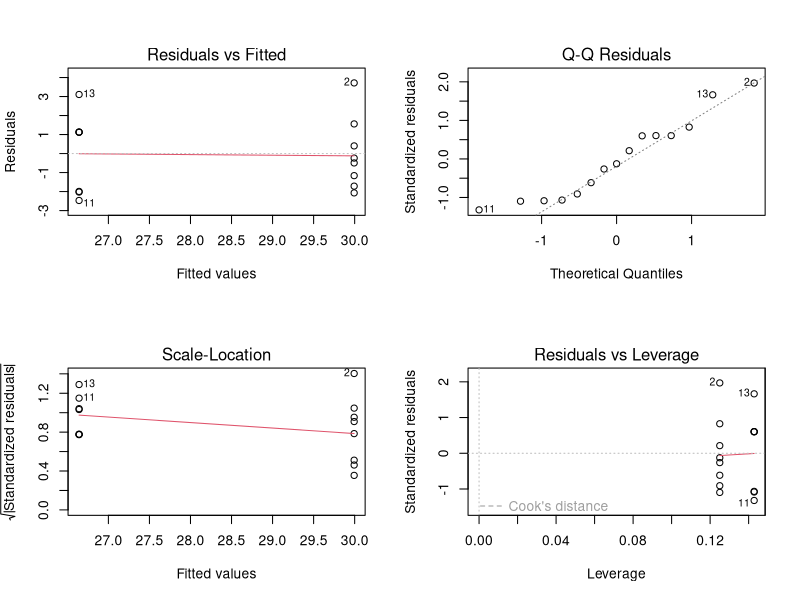
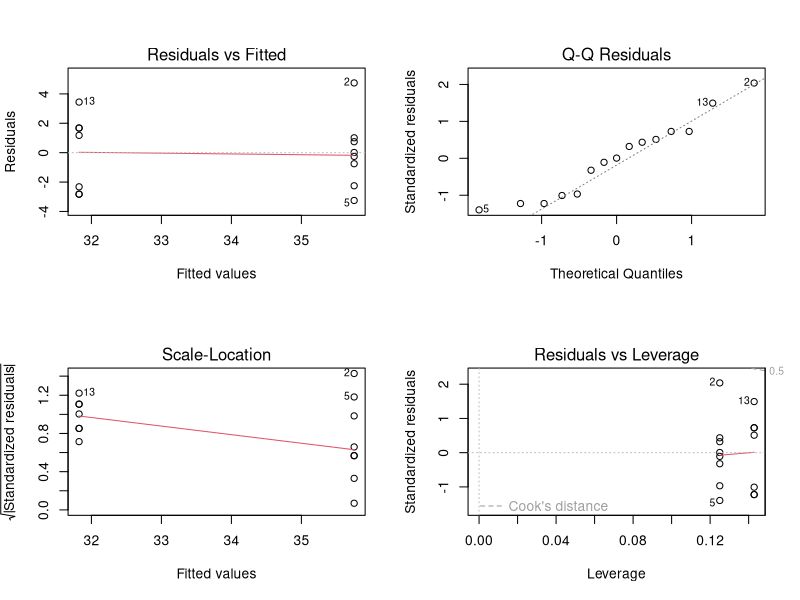

Source code (R) for these figures, in order: (Note: this script raises an error after producing the figures.)
# 1: Analysis and visualization of temperature and humidity data


## First load packages of interest

pkgs <- c("tidyverse")
lapply(pkgs, install.packages, character.only = TRUE)
lapply(pkgs, library, character.only = TRUE)

# define standard error function for eventual plotting
se <- function(x){
  sd(x)/sqrt(length(x))
}

# First, read in dataframes and calculate the time since/until summer solstice 
# for each measurement in each hemisphere

bc <- read_csv("./raw_data/temperature_BP_200609.csv") %>% 
  mutate(site = "BP") %>% 
  mutate(date_ibutton = as.Date(date_ibutton, format = "%m/%d/%Y")) %>% 
  # here, we calculate dss as the 'days since solstice', in N. America, June 21
  mutate(dss = difftime(date_ibutton, "2006-06-21", units = "days")) %>% 
  na.omit()

arg <- read_csv("./raw_data/temperature_PA_200603.csv") %>% 
  mutate(site = "PA") %>% 
  # and in the southern hemisphere, solstice is instead Sept. 21
  mutate(dss = difftime(date_ibutton, "2009-12-21", units = "days"))

# join data from the two locations before starting calculations and write data to csv
temperature_clean <- bc %>% 
  full_join(arg)
#write_csv(temperature_clean, "./clean_data/temperature_clean.csv")

# calculate the average daily maximum temperature

temp <- read_csv("./clean_data/temperature_clean.csv")

adm <- temp %>% 
  group_by(site, dss, number) %>% 
  summarize(dm = max(temp, na.rm = TRUE)) %>% 
  group_by(site, number) %>% 
  summarize(adm = mean(dm))

# we primarily care about modeling the average daily maximum between sites,
# not trends through time, so a simple linear model will do

lm.adm <- lm(adm ~ site, data = adm)

par(mfrow=c(2,2))

plot(lm.adm)

# inspecting the diagnostic plots, residuals look fairly good
# there may be a bit more variability in temperature at one of the sites
# some non-normality is present from the Q-Q plot, but at acceptable levels

summary(lm.adm)
anova(lm.adm)

# according to statistical tests, site explains 40% of the error in these data

# now for the upper 99th percentile of temperature

nnpercentile <- temp %>% 
  group_by(site, number) %>% 
  summarize(nnquant = quantile(temp , prob = 0.99))

lm.nnquant <- lm(nnquant ~ site, data = nnpercentile)

plot(lm.nnquant)
summary(lm.nnquant)
anova(lm.nnquant)

# Now for humidity data

# read in environmental data for BC and isolate only monthly humidity data
bc_hum <-  read_csv("./raw_data/humidity_BP.csv") %>% 
  group_by(year, month) %>% 
  summarize(humidity = mean(humidity, na.rm=TRUE)) %>% 
  na.omit() %>% 
  # only have data from Jan 2015-May 2020 for Nuevo Gulf, so filter out other BC data
  filter(year < 2020)

# read in data for Argentina
arg_hum <- read_csv("./raw_data/humidity_PA.csv") %>%
  filter(year >= 2015 & year < 2020)

# join together and write combined clean dataframe
hum <- bc_hum %>% 
  full_join(arg_hum)
#write_csv(hum, "./clean_data/humidity_clean.csv")

# model humidity between sites since we only really care about the overall mean conditions
lm.hum <- lm(humidity ~ site, data = hum)

plot(lm.hum)

# model meets assumptions - no glaring violations of heterogeneity or normality

summary(lm.hum)
anova(lm.hum)

# site explains 91% of variance in humidity data

# and finally, the code for creating figures

# first, code for the ribbon plot of average daily maximum temperature through time
temp_time_fig <- read_csv("./clean_data/temperature_clean.csv") %>% 
  # calculate daily maximum for each ibutton at each site
  group_by(site, dss, number) %>% 
  summarize(dm = max(temp)) %>% 
  # calculate the overall average daily maximum for each day at each site
  group_by(site, dss) %>% 
  summarize(adm = mean(dm), se_adm = se(dm))

temp_time <- ggplot(aes(x = dss, y = adm, colour = site, fill = site), data = temp_time_fig) +
  geom_ribbon(aes(ymin = adm - se_adm, ymax = adm + se_adm), alpha = 0.3, lwd = 0.7) +
  theme_classic() +
  theme(legend.position = c(0.5,0.15)) +
  scale_color_manual(values = c("steelblue3", "indianred3")) +
  scale_fill_manual(values = c("steelblue3", "indianred3")) +
  theme(axis.text.x = element_text(size = 14)) +
  theme(axis.text.y = element_text(size = 14)) +
  theme(axis.title.x = element_text(size = 16)) +
  theme(axis.title.y = element_text(size = 16)) +
  theme(legend.text = element_text(size = 14)) +
  theme(legend.title = element_text(size = 16)) +
  labs(x = "Time until/since summer solstice (days)", y = "Daily maximum temperature (˚C)",
       colour = "Site", fill = "Site")

# save files to figure folder
#ggsave("./figures/Figure_1a.tiff", plot = temp_time, 
      #width = 11, height = 5, units = "in",
      #dpi = 600)

## Figures 1 b-d plotting theme

fig1bd_theme <- theme_classic() +
  theme(axis.text.x = element_text(size = 22)) +
  theme(axis.text.y = element_text(size = 22)) +
  theme(axis.title.x = element_text(size = 24)) +
  theme(axis.title.y = element_text(size = 24)) +
  theme(legend.text = element_text(size = 22)) +
  theme(legend.title = element_text(size = 24)) +
  theme(legend.position = "none")

# summarize the average daily maximum temperature average through time
adm_fig <- read_csv("./clean_data/temperature_clean.csv") %>% 
  # calculate maximum temp each day for each ibutton at each site
  group_by(site, dss, number) %>% 
  summarize(dm = max(temp)) %>% 
  # then average over time, leaving ibutton as the plotting replicate
  group_by(site, number) %>% 
  summarize(adm = mean(dm))

# also want to summarize the upper 99th quantile of temperature
temp_site_summary <- read_csv("./clean_data/temperature_clean.csv") %>% 
  # calculate the 99th quantile of temperature for each site with ibutton as replicate
  group_by(site, number) %>% 
  summarize(nnquant = quantile(temp , prob = 0.99)) %>% 
  full_join(adm_fig)

# making and saving figures for 1) average daily maximum temperature
adm_summary <- ggplot(aes(x = site, y = adm, colour = site), data = temp_site_summary) +
  geom_boxplot(width = 0.8, lwd = 1) +
  geom_jitter(width = 0.25) +
  scale_color_manual(values = c("steelblue3", "indianred3")) +
  labs(x = "Study site", y = "Mean daily max. temp. (˚C)", colour = "Site") +
  fig1bd_theme

#ggsave("./figures/Figure_1b.tiff", plot = adm_summary, 
      #width = 5, height = 6, units = "in",
      #dpi = 600)

# and a figure for upper 99th quantile of temperature
nnq_summary <- ggplot(aes(x = Site, y = nnquant, colour = site), data = temp_site_summary) +
  geom_boxplot(width = 0.8, lwd = 1) +
  geom_jitter(width = 0.25) +
  scale_color_manual(values = c("steelblue3", "indianred3")) +
  labs(x = "Study site", y = "Upper 99th quantile temp. (˚C)") +
  fig1bd_theme

#ggsave("./figures/Figure_1c.tiff", plot = nnq_summary, 
       #width = 5, height = 6, units = "in",
       #dpi = 600)

#summarize humidity data

hum <- read_csv("./clean_data/humidity_clean.csv")

hum_site <- ggplot(aes(x = site, y = humidity, color = site),
                   data = hum) +
  geom_boxplot(width = 0.8, lwd = 1) +
  geom_jitter(width = 0.25) +
  scale_color_manual(values = c("steelblue3", "indianred3")) +
  labs(x = "Study region", y = "Mean relative humidity (%)") +
  fig1bd_theme
hum_site

#ggsave("./figures/Figure_1d.tiff", plot = hum_site, 
      #width = 5, height = 6, units = "in",
      #dpi = 600)